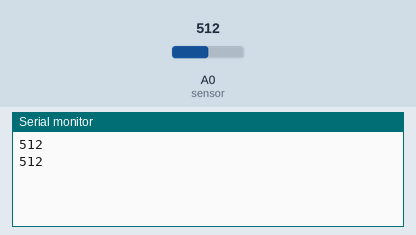
This sketch was run on a simulated Arduino Uno, built with avr-gcc and run on an emulated ATmega328P. Shown: the last lines printed to the serial monitor. Inputs (shaded band) come from the test bench; at power-on: A0 (sensor) = 512.

Above: at 1.8 s.
1.9 s: A0 (sensor) set to 716
At 2.4 s:
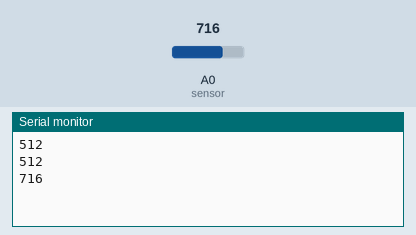
3.4 s: A0 (sensor) set to 900
At 4.8 s:
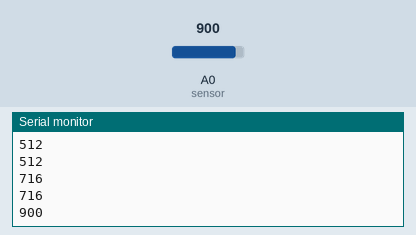
Timing chart, 0 to 6.4 s (numbered marks = the images above; inputs shaded):
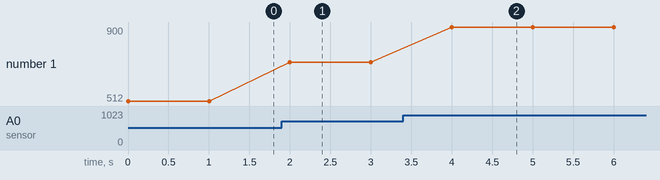

The sketch:

luminosidade.ino
```cpp
//Pino analógico em que o sensor está conectado.
int sensor = 0;
//variável usada para ler o valor do sensor em tempo real.
int valor;
void setup(){
  Serial.begin(9600);
}
//Método loop, executado enquanto o Arduino estiver ligado.
void loop(){
  //Lendo o valor do sensor.
  int valor = analogRead(sensor);
  Serial.println(valor);
  delay(1000);
}
```

Measured:
- after the input at 1.9 s, the serial monitor: prints a new line after 0.10 s (image 1)
- after the input at 3.4 s, the serial monitor: prints a new line after 0.60 s (image 2)
- plotted number 1: 512 → 716 after the input at 1.9 s, 716 → 900 after the input at 3.4 s
